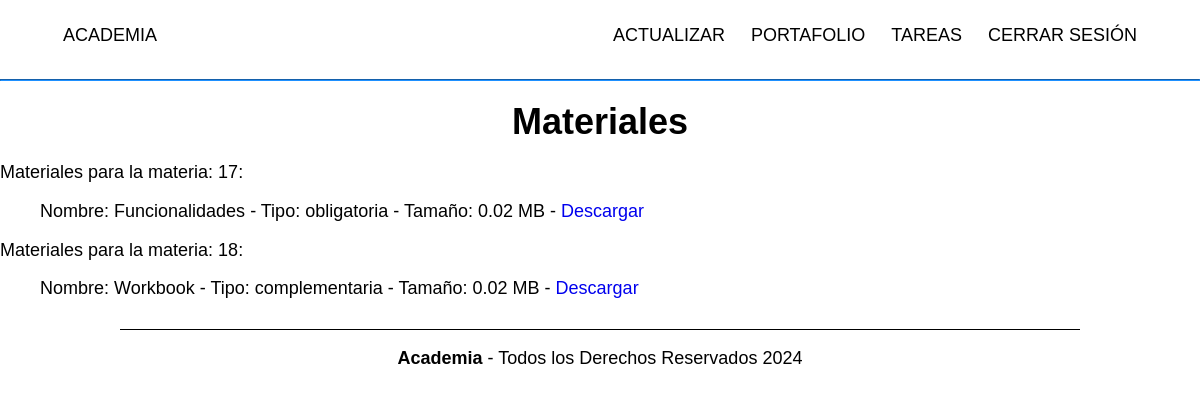
/materiales.php (signed in), run on the app's committed database.
### tables this page shows
CREATE TABLE `inscripciones_materias` (
  `id` int(11) NOT NULL,
  `user_id` int(11) DEFAULT NULL,
  `materia_id` int(11) DEFAULT NULL,
  `fecha_inscripcion` timestamp NOT NULL DEFAULT current_timestamp()
);

CREATE TABLE `materiales` (
  `id` int(11) NOT NULL,
  `nombre_archivo` varchar(255) NOT NULL,
  `tipo_lectura` enum('obligatoria','complementaria') NOT NULL,
  `fecha` date NOT NULL DEFAULT current_timestamp(),
  `tamano` float DEFAULT NULL,
  `materia_id` int(11) DEFAULT NULL,
  `archivo` longblob DEFAULT NULL
);

### config/functions.php (called while the page is built, shortened)
<?php
function formatSizeUnits($bytes)
{
    $mb = $bytes / (1024 * 1024);
    return number_format($mb, 2) . ' MB';
}

### materiales.php (the view, shortened to what this page needs)
<?php include("config/sesion.php");
include("config/functions.php");
?>
<!DOCTYPE html>
<html lang="en">
<head>
    <link rel="stylesheet" href="build/css/app.css" />
</head>
<body>
    <?php require("components/header.php"); ?>
    <?php $select_teacher = $conn->prepare("SELECT * FROM `materias` WHERE instructor = ?");
    $select_teacher->execute([$user_id]);
    if ($select_teacher->rowCount() > 0) { ?>
        <h2>Añadir Materiales</h2>
        <div class="bloques">
            <form action="materiales.php" method="POST" class="formulario" enctype="multipart/form-data">
                <?php if (!empty($errors)) foreach ($errors as $error) echo "<br/>" . $error . "<br/>"; ?>
                <label for="nombre_archivo" class="formulario__label">Nombre del Archivo:</label>
                <input class="formulario__input" type="text" name="nombre_archivo" id="nombre_archivo" value="<?php echo isset($_POST['nombre_archivo']) ? htmlspecialchars($_POST['nombre_archivo']) : ''; ?>" />
                <label for="tipo" class="formulario__label">Tipo de lectura:</label>
                <select class="formulario__input" name="tipo" id="tipo">
                    <option value="" disabled>Seleccione un tipo de lectura</option>
                    <option value="obligatoria">Obligatoria</option>
                    <option value="complementaria">Complementaria</option>
                </select>
                <label for="archivo" class="formulario__label">Archivo:</label>
                <input class="formulario__input" type="file" name="archivo" id="archivo" accept=".pdf,.doc,.docx" placeholder="Seleccionar archivo...">
                <label for="materia" class="formulario__label">Materia:</label>
                <select class="formulario__input" name="materia" id="materia">
                    <option value="" disabled>Seleccione una materia</option>
                    <?php
                    $query_cursos = "SELECT * FROM materias";
                    $get_cursos = $conn->prepare($query_cursos);
                    $get_cursos->execute();
                    $materias = $get_cursos->fetchAll();
                    foreach ($materias as $materia) echo "<option value='" . $materia['id'] . "'>" . $materia['nombre'] . "</option>";
                    ?>
                </select>
                <input class="formulario__submit" type="submit" value="Añadir">
            </form>
        </div>
    <?php } else {
        $query_materias_usuario = "SELECT * FROM inscripciones_materias WHERE user_id = ?";
        $get_materias_usuario = $conn->prepare($query_materias_usuario);
        $get_materias_usuario->execute([$user_id]);
        $materias_usuario = $get_materias_usuario->fetchAll();
        if (count($materias_usuario) > 0) {
            echo "<h2>Materiales</h2>";
            foreach ($materias_usuario as $materia_usuario) {
                $materia_id = $materia_usuario['materia_id'];
                $query_materiales = "SELECT * FROM materiales WHERE materia_id = ?";
                $get_materiales = $conn->prepare($query_materiales);
                $get_materiales->execute([$materia_id]);
                $materiales = $get_materiales->fetchAll();
                if (count($materiales) > 0) {
                    echo "<p>Materiales para la materia: " . $materia_id . ":</p>";
                    echo "<ul>";
                    foreach ($materiales as $material) {
                        echo "<li>Nombre: " . $material['nombre_archivo'] . " - Tipo: " . $material['tipo_lectura'] . " - Tamaño: " . formatSizeUnits($material['tamano']) . " - <a href='http://localhost/academia/uploads/materiales/" . basename($material['archivo']) . "' download class='btn btn-primary'>Descargar</a></li>";
                    }
                    echo "</ul>";
                }
            }
        } else echo "<div class='text-center'><h2>No hay materiales aún</h2><img style='max-width: 300px;' src='build/img/download.svg' alt='Descargas' /></div>";
    }
    require("components/footer.php"); ?>
</body>
</html>

### build/css/app.css (style rules this page uses)
* { list-style:none }
html { box-sizing:border-box;font-size:62.5%;height:100% }
*,:after,:before { box-sizing:inherit }
body { font-family:Outfit,sans-serif;font-size:1.8rem }
a { text-decoration:none }
html { line-height:1.15;-webkit-text-size-adjust:100% }
body { margin:0 }
a { background-color:transparent }
h1,h2,h3 { font-family:Outfit,sans-serif;font-weight:900;margin:2rem 0;text-align:center }
h2 { font-size:3.6rem }

### data on the page
inscripciones_materias: materia "17"
materiales: nombre_archivo "Funcionalidades", tipo_lectura "obligatoria", tamano "0.02 MB"
inscripciones_materias: materia "18"
materiales: nombre_archivo "Workbook", tipo_lectura "complementaria", tamano "0.02 MB"
